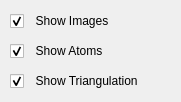
       <widget class="QFrame" name="showHideFrame">
        <property name="geometry">
         <rect>
          <x>30</x>
          <y>160</y>
          <width>181</width>
          <height>102</height>
         </rect>
        </property>
        <property name="frameShape">
         <enum>QFrame::NoFrame</enum>
        </property>
        <property name="frameShadow">
         <enum>QFrame::Raised</enum>
        </property>
        <widget class="QCheckBox" name="showImages">
         <property name="geometry">
          <rect>
           <x>10</x>
           <y>10</y>
           <width>161</width>
           <height>22</height>
          </rect>
         </property>
         <property name="text">
          <string>  Show Images       </string>
         </property>
         <property name="icon">
          <iconset resource="../main_window.qrc">
           <normaloff>:/icons/view.png</normaloff>:/icons/view.png</iconset>
         </property>
         <property name="checked">
          <bool>true</bool>
         </property>
        </widget>
        <widget class="QCheckBox" name="showAtoms">
         <property name="geometry">
          <rect>
           <x>10</x>
           <y>40</y>
           <width>161</width>
           <height>22</height>
          </rect>
         </property>
         <property name="text">
          <string>  Show Atoms    </string>
         </property>
         <property name="icon">
          <iconset resource="../main_window.qrc">
           <normaloff>:/icons/particles.png</normaloff>:/icons/particles.png</iconset>
         </property>
         <property name="checkable">
          <bool>true</bool>
         </property>
         <property name="checked">
          <bool>true</bool>
         </property>
        </widget>
        <widget class="QCheckBox" name="showTriangulation">
         <property name="geometry">
          <rect>
           <x>10</x>
           <y>70</y>
           <width>161</width>
           <height>22</height>
          </rect>
         </property>
         <property name="text">
          <string>  Show Triangulation</string>
         </property>
         <property name="icon">
          <iconset resource="../main_window.qrc">
           <normaloff>:/icons/triangles.png</normaloff>:/icons/triangles.png</iconset>
         </property>
         <property name="checkable">
          <bool>true</bool>
         </property>
         <property name="checked">
          <bool>true</bool>
         </property>
        </widget>
       </widget>
